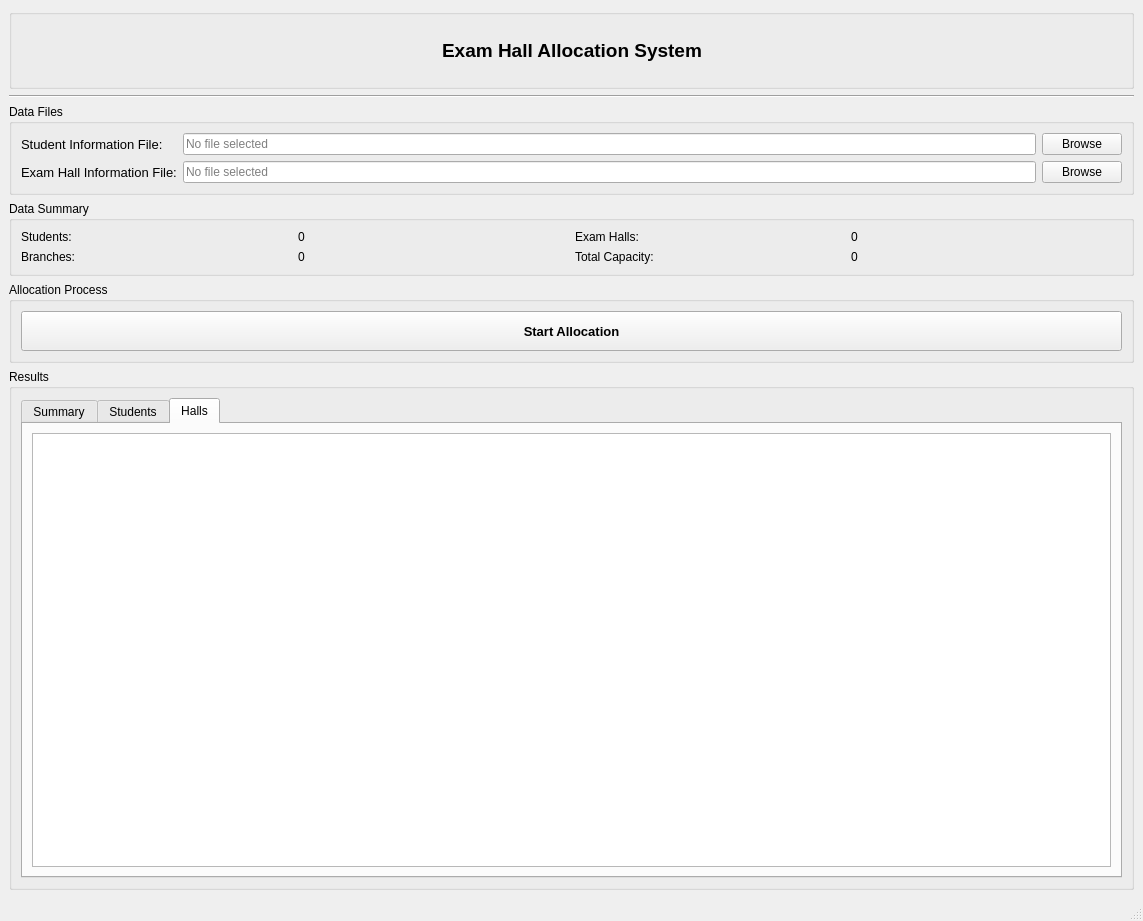
<?xml version="1.0" encoding="UTF-8"?>
<ui version="4.0">
 <class>MainWindow</class>
 <widget class="QMainWindow" name="MainWindow">
  <property name="geometry">
   <rect>
    <x>0</x>
    <y>0</y>
    <width>1143</width>
    <height>921</height>
   </rect>
  </property>
  <property name="windowTitle">
   <string>Exam Hall Allocation System</string>
  </property>
  <widget class="QWidget" name="centralwidget">
   <layout class="QVBoxLayout" name="verticalLayout">
    <item>
     <widget class="QGroupBox" name="groupBox_header">
      <property name="minimumSize">
       <size>
        <width>0</width>
        <height>80</height>
       </size>
      </property>
      <property name="title">
       <string/>
      </property>
      <layout class="QHBoxLayout" name="horizontalLayout">
       <item>
        <spacer name="horizontalSpacer">
         <property name="orientation">
          <enum>Qt::Orientation::Horizontal</enum>
         </property>
         <property name="sizeHint" stdset="0">
          <size>
           <width>40</width>
           <height>20</height>
          </size>
         </property>
        </spacer>
       </item>
       <item>
        <widget class="QLabel" name="label_title">
         <property name="font">
          <font>
           <pointsize>14</pointsize>
           <bold>true</bold>
          </font>
         </property>
         <property name="text">
          <string>Exam Hall Allocation System</string>
         </property>
         <property name="alignment">
          <set>Qt::AlignmentFlag::AlignCenter</set>
         </property>
        </widget>
       </item>
       <item>
        <spacer name="horizontalSpacer_2">
         <property name="orientation">
          <enum>Qt::Orientation::Horizontal</enum>
         </property>
         <property name="sizeHint" stdset="0">
          <size>
           <width>40</width>
           <height>20</height>
          </size>
         </property>
        </spacer>
       </item>
      </layout>
     </widget>
    </item>
    <item>
     <widget class="Line" name="line">
      <property name="orientation">
       <enum>Qt::Orientation::Horizontal</enum>
      </property>
     </widget>
    </item>
    <item>
     <widget class="QGroupBox" name="groupBox_files">
      <property name="title">
       <string>Data Files</string>
      </property>
      <layout class="QGridLayout" name="gridLayout">
       <item row="0" column="0">
        <widget class="QLabel" name="label_studentFile">
         <property name="font">
          <font>
           <pointsize>10</pointsize>
          </font>
         </property>
         <property name="text">
          <string>Student Information File:</string>
         </property>
        </widget>
       </item>
       <item row="0" column="2">
        <widget class="QPushButton" name="pushButton">
         <property name="text">
          <string>Browse</string>
         </property>
         <property name="icon">
          <iconset theme="document-open"/>
         </property>
        </widget>
       </item>
       <item row="1" column="2">
        <widget class="QPushButton" name="pushButton_2">
         <property name="text">
          <string>Browse</string>
         </property>
         <property name="icon">
          <iconset theme="document-open"/>
         </property>
        </widget>
       </item>
       <item row="1" column="1">
        <widget class="QLineEdit" name="lineEdit_hallFile">
         <property name="readOnly">
          <bool>true</bool>
         </property>
         <property name="placeholderText">
          <string>No file selected</string>
         </property>
        </widget>
       </item>
       <item row="1" column="0">
        <widget class="QLabel" name="label_hallFile">
         <property name="font">
          <font>
           <pointsize>10</pointsize>
          </font>
         </property>
         <property name="text">
          <string>Exam Hall Information File:</string>
         </property>
        </widget>
       </item>
       <item row="0" column="1">
        <widget class="QLineEdit" name="lineEdit_studentFile">
         <property name="readOnly">
          <bool>true</bool>
         </property>
         <property name="placeholderText">
          <string>No file selected</string>
         </property>
        </widget>
       </item>
      </layout>
     </widget>
    </item>
    <item>
     <widget class="QGroupBox" name="groupBox_details">
      <property name="title">
       <string>Data Summary</string>
      </property>
      <layout class="QGridLayout" name="gridLayout_2">
       <item row="0" column="0">
        <widget class="QLabel" name="label_studentsCount">
         <property name="text">
          <string>Students:</string>
         </property>
        </widget>
       </item>
       <item row="0" column="1">
        <widget class="QLabel" name="label_studentsCountValue">
         <property name="text">
          <string>0</string>
         </property>
        </widget>
       </item>
       <item row="0" column="2">
        <widget class="QLabel" name="label_hallsCount">
         <property name="text">
          <string>Exam Halls:</string>
         </property>
        </widget>
       </item>
       <item row="0" column="3">
        <widget class="QLabel" name="label_hallsCountValue">
         <property name="text">
          <string>0</string>
         </property>
        </widget>
       </item>
       <item row="1" column="0">
        <widget class="QLabel" name="label_branches">
         <property name="text">
          <string>Branches:</string>
         </property>
        </widget>
       </item>
       <item row="1" column="1">
        <widget class="QLabel" name="label_branchesValue">
         <property name="text">
          <string>0</string>
         </property>
        </widget>
       </item>
       <item row="1" column="2">
        <widget class="QLabel" name="label_totalCapacity">
         <property name="text">
          <string>Total Capacity:</string>
         </property>
        </widget>
       </item>
       <item row="1" column="3">
        <widget class="QLabel" name="label_totalCapacityValue">
         <property name="text">
          <string>0</string>
         </property>
        </widget>
       </item>
      </layout>
     </widget>
    </item>
    <item>
     <widget class="QGroupBox" name="groupBox_process">
      <property name="title">
       <string>Allocation Process</string>
      </property>
      <layout class="QVBoxLayout" name="verticalLayout_2">
       <item>
        <widget class="QPushButton" name="pushButton_3">
         <property name="minimumSize">
          <size>
           <width>0</width>
           <height>40</height>
          </size>
         </property>
         <property name="font">
          <font>
           <pointsize>10</pointsize>
           <bold>true</bold>
          </font>
         </property>
         <property name="text">
          <string>Start Allocation</string>
         </property>
         <property name="icon">
          <iconset theme="system-run"/>
         </property>
        </widget>
       </item>
      </layout>
     </widget>
    </item>
    <item>
     <widget class="QGroupBox" name="groupBox_output">
      <property name="title">
       <string>Results</string>
      </property>
      <layout class="QVBoxLayout" name="verticalLayout_3">
       <item>
        <widget class="QTabWidget" name="tabWidget">
         <property name="currentIndex">
          <number>2</number>
         </property>
         <widget class="QWidget" name="tab_summary">
          <attribute name="title">
           <string>Summary</string>
          </attribute>
          <layout class="QVBoxLayout" name="verticalLayout_4">
           <item>
            <widget class="QTextEdit" name="textEdit_summary">
             <property name="readOnly">
              <bool>true</bool>
             </property>
             <property name="html">
              <string>&lt;!DOCTYPE HTML PUBLIC &quot;-//W3C//DTD HTML 4.0//EN&quot; &quot;http://www.w3.org/TR/REC-html40/strict.dtd&quot;&gt;
&lt;html&gt;&lt;head&gt;&lt;meta name=&quot;qrichtext&quot; content=&quot;1&quot; /&gt;&lt;meta charset=&quot;utf-8&quot; /&gt;&lt;style type=&quot;text/css&quot;&gt;
p, li { white-space: pre-wrap; }
hr { height: 1px; border-width: 0; }
li.unchecked::marker { content: &quot;\2610&quot;; }
li.checked::marker { content: &quot;\2612&quot;; }
&lt;/style&gt;&lt;/head&gt;&lt;body style=&quot; font-family:'Segoe UI'; font-size:9pt; font-weight:400; font-style:normal;&quot;&gt;
&lt;p style=&quot; margin-top:0px; margin-bottom:0px; margin-left:0px; margin-right:0px; -qt-block-indent:0; text-indent:0px;&quot;&gt;Allocation results will be displayed here after processing.&lt;/p&gt;&lt;/body&gt;&lt;/html&gt;</string>
             </property>
            </widget>
           </item>
          </layout>
         </widget>
         <widget class="QWidget" name="tab_students">
          <attribute name="title">
           <string>Students</string>
          </attribute>
          <layout class="QVBoxLayout" name="verticalLayout_5">
           <item>
            <widget class="QTableView" name="tableView_students"/>
           </item>
          </layout>
         </widget>
         <widget class="QWidget" name="tab_halls">
          <attribute name="title">
           <string>Halls</string>
          </attribute>
          <layout class="QVBoxLayout" name="verticalLayout_6">
           <item>
            <widget class="QTableView" name="tableView_halls"/>
           </item>
          </layout>
         </widget>
        </widget>
       </item>
      </layout>
     </widget>
    </item>
   </layout>
  </widget>
  <widget class="QStatusBar" name="statusbar"/>
  <action name="actionOpen_Student_File">
   <property name="icon">
    <iconset theme="document-open"/>
   </property>
   <property name="text">
    <string>Open Student File</string>
   </property>
  </action>
  <action name="actionOpen_Hall_File">
   <property name="icon">
    <iconset theme="document-open"/>
   </property>
   <property name="text">
    <string>Open Hall File</string>
   </property>
  </action>
  <action name="actionSave_Results">
   <property name="icon">
    <iconset theme="document-save"/>
   </property>
   <property name="text">
    <string>Save Results</string>
   </property>
  </action>
  <action name="actionExport_to_CSV">
   <property name="icon">
    <iconset theme="document-export"/>
   </property>
   <property name="text">
    <string>Export to CSV</string>
   </property>
  </action>
  <action name="actionExit">
   <property name="icon">
    <iconset theme="application-exit"/>
   </property>
   <property name="text">
    <string>Exit</string>
   </property>
  </action>
  <action name="actionStart_Allocation">
   <property name="icon">
    <iconset theme="system-run"/>
   </property>
   <property name="text">
    <string>Start Allocation</string>
   </property>
  </action>
  <action name="actionClear_Results">
   <property name="icon">
    <iconset theme="edit-clear"/>
   </property>
   <property name="text">
    <string>Clear Results</string>
   </property>
  </action>
  <action name="actionSettings">
   <property name="icon">
    <iconset theme="preferences-system"/>
   </property>
   <property name="text">
    <string>Settings</string>
   </property>
  </action>
  <action name="actionUser_Guide">
   <property name="icon">
    <iconset theme="help-contents"/>
   </property>
   <property name="text">
    <string>User Guide</string>
   </property>
  </action>
  <action name="actionAbout">
   <property name="icon">
    <iconset theme="help-about"/>
   </property>
   <property name="text">
    <string>About</string>
   </property>
  </action>
 </widget>
 <resources/>
 <connections/>
</ui>
